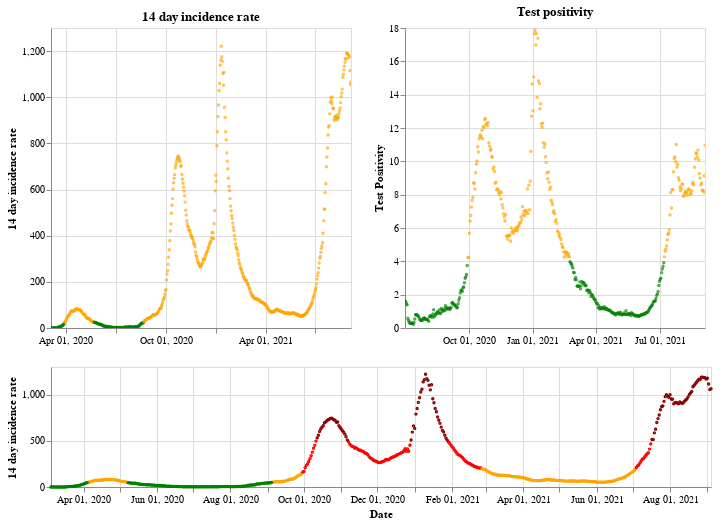

Here is the notebook cell this chart was saved with:
### Markdown cell above
## Northern Ireland

### Code cell
plot_traffic_light('Northern Ireland')

### Figure 1 — Vega-Lite specification as saved in the notebook (floating-point values rounded to 4 significant figures; data arrays with more than 128 entries replaced by an {"elided": "..."} marker saying what was removed)
{"config": {"view": {"continuousWidth": 400, "continuousHeight": 300}}, "vconcat": [{"hconcat": [{"mark": {"type": "point", "size": 2}, "encoding": {"color": {"condition": {"value": "green", "test": "(datum.twoWeeklyCasesRate <= 25)"}, "value": "orange"}, "tooltip": [{"type": "nominal", "field": "areaName"}, {"type": "temporal", "field": "date"}, {"type": "quantitative", "field": "twoWeeklyCasesRate"}, {"type": "quantitative", "field": "testPositivity"}], "x": {"type": "temporal", "axis": {"title": ""}, "field": "date", "scale": {"domain": {"selection": "DateBrush"}}, "timeUnit": "yearmonthdate"}, "y": {"type": "quantitative", "axis": {"title": "14 day incidence rate"}, "field": "twoWeeklyCasesRate"}}, "title": "14 day incidence rate", "width": 300}, {"mark": {"type": "point", "size": 2}, "encoding": {"color": {"condition": {"value": "green", "test": "(datum.testPositivity <= 4)"}, "value": "orange"}, "tooltip": [{"type": "nominal", "field": "areaName"}, {"type": "temporal", "field": "date"}, {"type": "quantitative", "field": "twoWeeklyCasesRate"}, {"type": "quantitative", "field": "testPositivity"}], "x": {"type": "temporal", "axis": {"title": ""}, "field": "date", "scale": {"domain": {"selection": "DateBrush"}}, "timeUnit": "yearmonthdate"}, "y": {"type": "quantitative", "axis": {"title": "Test Positivity"}, "field": "testPositivity"}}, "title": "Test positivity", "width": 300}]}, {"layer": [{"mark": {"type": "point", "size": 2}, "encoding": {"color": {"condition": {"value": "orange", "test": "(((datum.testPositivity < 4) && (datum.twoWeeklyCasesRate >= 50)) && (datum.twoWeeklyCasesRate < 200))"}, "value": "red"}, "opacity": {"condition": {"value": 1, "test": "((datum.twoWeeklyCasesRate >= 50) && (datum.twoWeeklyCasesRate < 500))"}, "value": 0}, "tooltip": [{"type": "nominal", "field": "areaName"}, {"type": "temporal", "field": "date"}, {"type": "quantitative", "field": "twoWeeklyCasesRate"}, {"type": "quantitative", "field": "testPositivity"}], "x": {"type": "temporal", "axis": {"title": "Date"}, "field": "date", "timeUnit": "yearmonthdate"}, "y": {"type": "quantitative", "axis": {"title": "14 day incidence rate"}, "field": "twoWeeklyCasesRate"}}, "selection": {"DateBrush": {"type": "interval", "encodings": ["x"], "fields": ["Time"]}}}, {"mark": {"type": "point", "size": 2}, "encoding": {"color": {"value": "darkred"}, "opacity": {"condition": {"value": 1, "test": "(datum.twoWeeklyCasesRate >= 500)"}, "value": 0}, "tooltip": [{"type": "nominal", "field": "areaName"}, {"type": "temporal", "field": "date"}, {"type": "quantitative", "field": "twoWeeklyCasesRate"}, {"type": "quantitative", "field": "testPositivity"}], "x": {"type": "temporal", "axis": {"title": "Date"}, "field": "date", "timeUnit": "yearmonthdate"}, "y": {"type": "quantitative", "axis": {"title": "14 day incidence rate"}, "field": "twoWeeklyCasesRate"}}}, {"mark": {"type": "point", "size": 2}, "encoding": {"color": {"condition": {"value": "green", "test": "((datum.testPositivity < 4) && (datum.twoWeeklyCasesRate < 50))"}, "value": "orange"}, "opacity": {"condition": {"value": 1, "test": "(datum.twoWeeklyCasesRate < 50)"}, "value": 0}, "tooltip": [{"type": "nominal", "field": "areaName"}, {"type": "temporal", "field": "date"}, {"type": "quantitative", "field": "twoWeeklyCasesRate"}, {"type": "quantitative", "field": "testPositivity"}], "x": {"type": "temporal", "axis": {"title": "Date"}, "field": "date", "timeUnit": "yearmonthdate"}, "y": {"type": "quantitative", "axis": {"title": "14 day incidence rate"}, "field": "twoWeeklyCasesRate"}}}], "height": 120, "width": 660}], "data": {"name": "data-d3b1d50a912188ac1de7bb7ca572c328"}, "$schema": "https://vega.github.io/schema/vega-lite/v4.8.1.json", "datasets": {"data-d3b1d50a912188ac1de7bb7ca572c328": {"elided": "549 records"}}}
